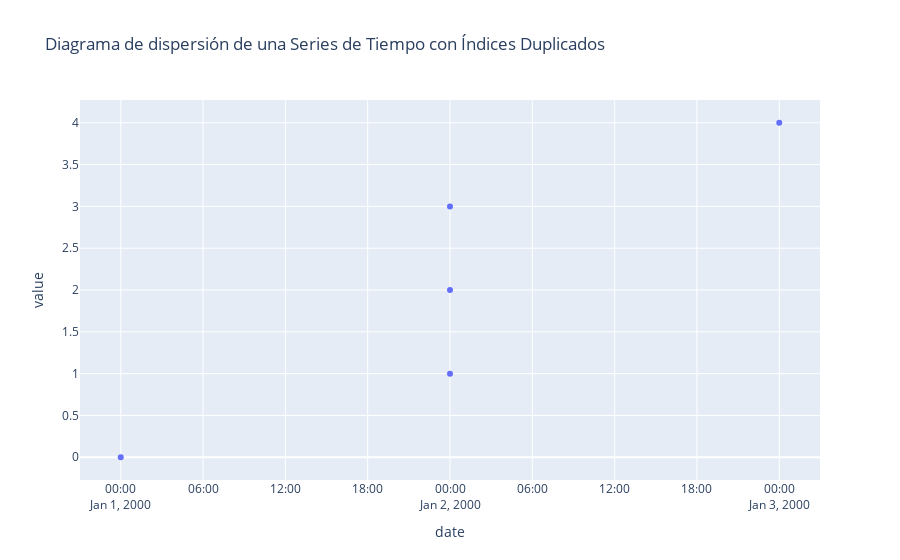

Notebook code cell kept with this figure:
### Markdown cell above
# Visualización de una serie de tiempo con índices duplicados  

Para corregir el código y visualizar una serie de tiempo con índices duplicados usando Plotly, necesitamos:

1. Crear datos válidos para `X` y `Y`.
2. Asegurarnos de que `X` sea un array de fechas y `Y` sea un array de valores correspondientes.
3. Ajustar el código para que funcione correctamente con Plotly.

Aquí tienes el código corregido:

### Code cell
import numpy as np 
import pandas as pd 
import plotly.express as px




# Convertir a DataFrame para visualización
tabla = pd.DataFrame({'date': dup_ts.index, 'value': dup_ts.values})

# Trazo de diagrama de dispersión o scatter
fig = px.scatter(tabla, x='date', y='value', title='Diagrama de dispersión de una Series de Tiempo con Índices Duplicados')

# Guardar la figura como imagen
fig.write_image('/home/marco/Documentos/investigacion/didactica_ciencia_datos/4_images/1_images_of_referents/wes_mckinney/11_chapter_time_series/relacion_entre_x_e_y.png')

# Mostrar la figura
fig.show()

# Guardar la figura como archivo HTML
fig.write_html('relacion_entre_x_e_y.html', auto_open=True)

### Figure 1 — Plotly figure (JSON) as saved in the notebook; plotly's stock layout.template omitted (floating-point values rounded to 4 significant figures)
{"data": [{"hovertemplate": "date=%{x}<br>value=%{y}<extra></extra>", "legendgroup": "", "marker": {"color": "#636efa", "symbol": "circle"}, "mode": "markers", "name": "", "orientation": "v", "showlegend": false, "type": "scatter", "x": ["2000-01-01T00:00:00", "2000-01-02T00:00:00", "2000-01-02T00:00:00", "2000-01-02T00:00:00", "2000-01-03T00:00:00"], "xaxis": "x", "y": [0, 1, 2, 3, 4], "yaxis": "y"}], "layout": {"legend": {"tracegroupgap": 0}, "title": {"text": "Diagrama de dispersión de una Series de Tiempo con Índices Duplicados"}, "xaxis": {"anchor": "y", "domain": [0, 1], "title": {"text": "date"}}, "yaxis": {"anchor": "x", "domain": [0, 1], "title": {"text": "value"}}}}
